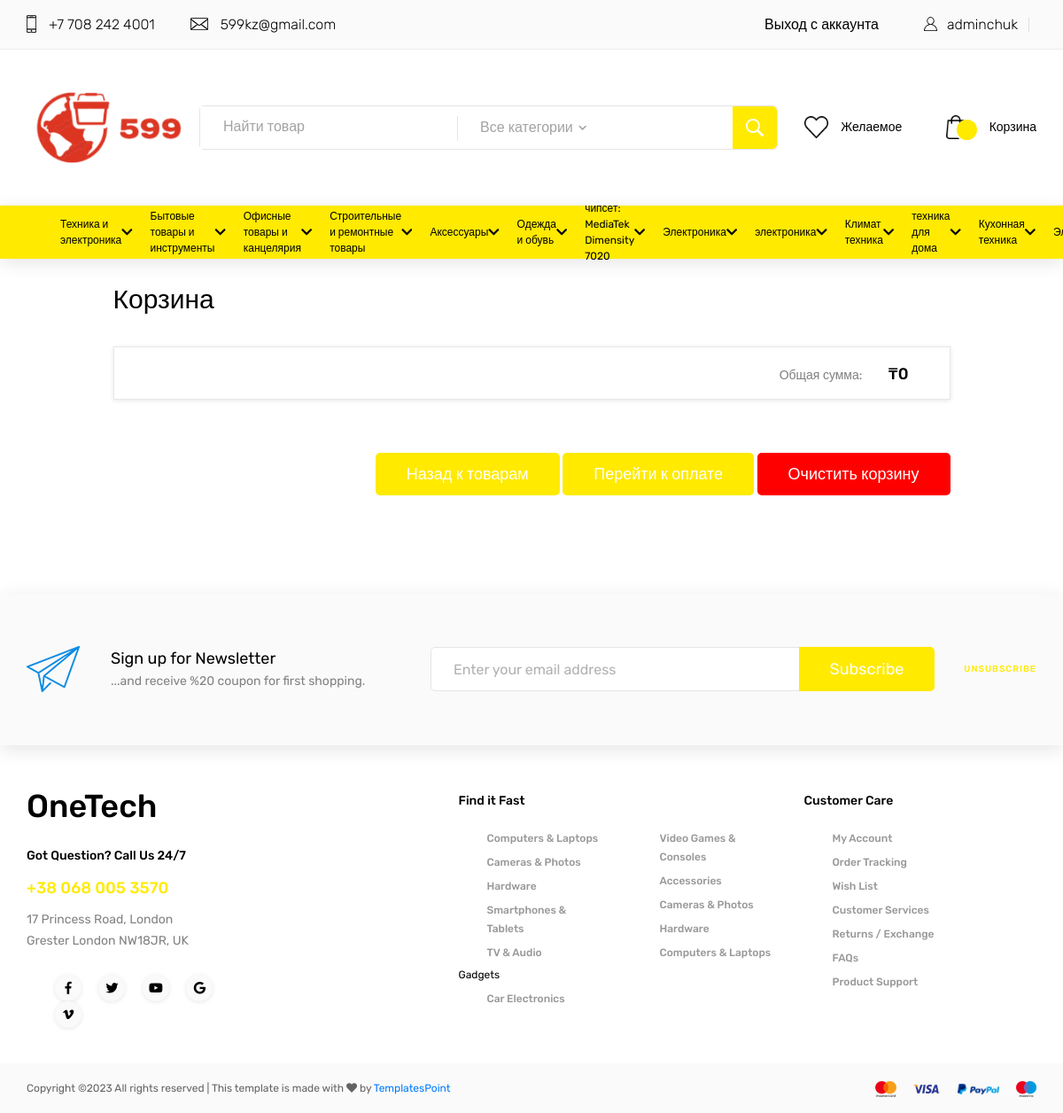
Before: /order-summary/ (signed in) with the older database file.
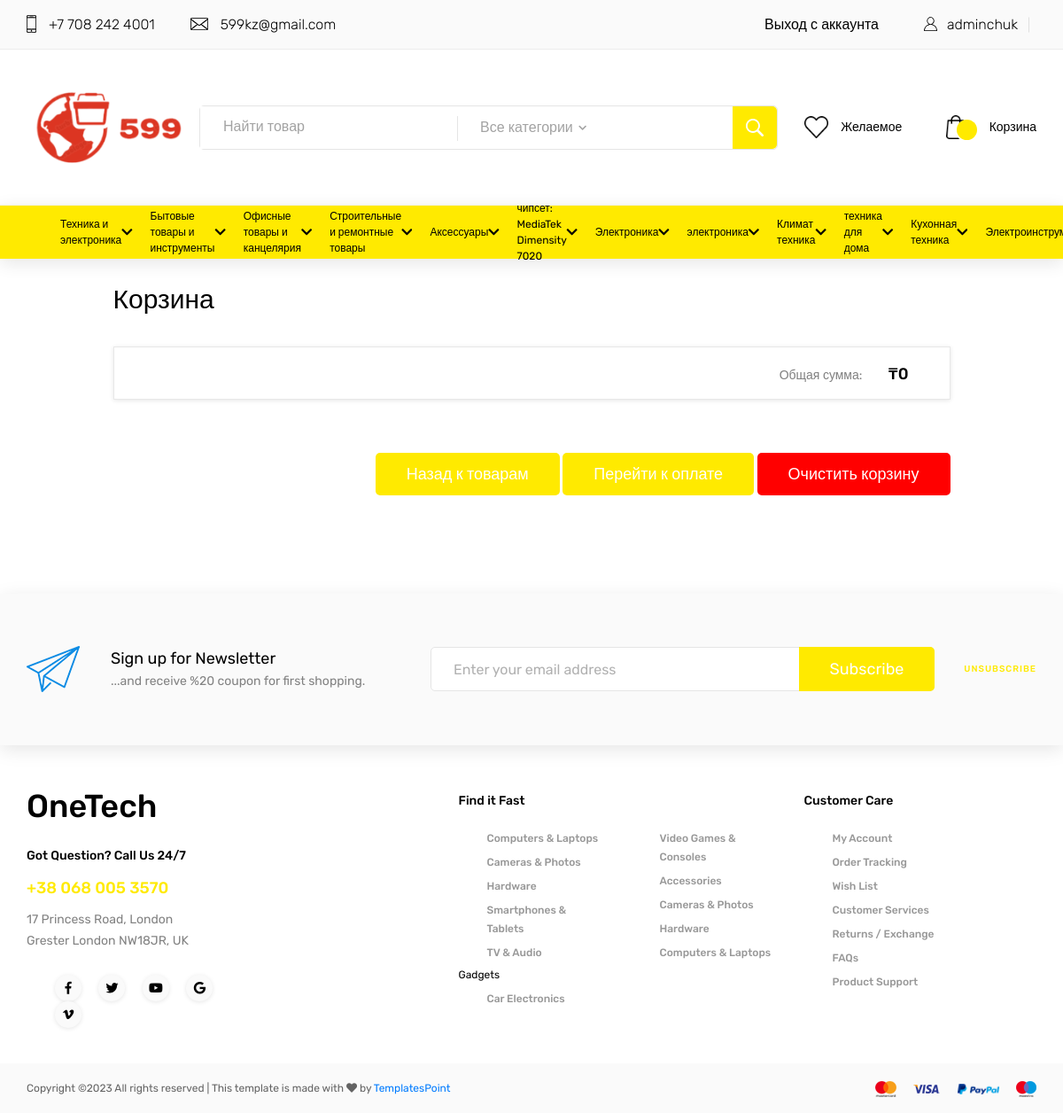
After: the same page with the newer database file.
### core/models.py (models this page shows, shortened)
class Category(models.Model):
    title = models.CharField(max_length=225, null=True)
    subcategories = models.ManyToManyField(SubCategory, default=None)

### core/views.py (the view)
# urls.py: path('order-summary/', order_summary, name='order-summary'),
@login_required
def order_summary(request):
    categories = Category.objects.all()
    try:
        order = Order.objects.filter(user=request.user, payment=False)[0]
    except:
        order = Order.objects.create(user=request.user, payment=False)
    print(request.user)
    context = {
        'order': order,
        'categories': categories,
    }
    return render(request, 'order_summary.html', context)

### core/models.py (called while the page is built)
    def get_total(self):
        total = 0
        for order_item in self.items.all():
            total += order_item.get_final_price()
        return int(total)

### templates/order_summary.html (shortened to what the changed rows need)
{% load static %}
<!DOCTYPE html>
<html lang="en">
<head>
<link href="https://cdnjs.cloudflare.com/ajax/libs/font-awesome/5.10.0/css/all.min.css" rel="stylesheet">
<link href="https://cdn.jsdelivr.net/npm/bootstrap@5.0.2/dist/css/bootstrap.min.css" rel="stylesheet">
<link rel="stylesheet" type="text/css" href="{% static 'styles/bootstrap4/bootstrap.min.css' %}">
<link href="{% static 'plugins/fontawesome-free-5.0.1/css/fontawesome-all.css' %}" rel="stylesheet" type="text/css">
<link rel="stylesheet" type="text/css" href="{% static 'styles/cart_styles.css' %}">
<link rel="stylesheet" type="text/css" href="{% static 'styles/cart_responsive.css' %}">
</head>
<body>
<div class="super_container">
    {% include 'navbar.html' %}
</div>
</body>
</html>

### templates/navbar.html (shortened to what the changed rows need)
	{% load static %}
<head>
<link rel="stylesheet" type="text/css" href="{% static 'styles/bootstrap4/bootstrap.min.css' %}">
<link href="https://cdnjs.cloudflare.com/ajax/libs/font-awesome/5.10.0/css/all.min.css" rel="stylesheet">
<link href="{% static 'plugins/fontawesome-free-5.0.1/css/fontawesome-all.css' %}" rel="stylesheet" type="text/css">
<link rel="stylesheet" type="text/css" href="{% static 'plugins/OwlCarousel2-2.2.1/owl.carousel.css' %}">
<link rel="stylesheet" type="text/css" href="{% static 'plugins/OwlCarousel2-2.2.1/owl.theme.default.css' %}">
<link rel="stylesheet" type="text/css" href="{% static 'plugins/OwlCarousel2-2.2.1/animate.css' %}">
<link rel="stylesheet" type="text/css" href="{% static 'plugins/slick-1.8.0/slick.css'%}">
<link rel="stylesheet" type="text/css" href="{% static 'styles/main_styles.css' %}">
<link rel="stylesheet" type="text/css" href="{% static 'styles/responsive.css' %}">
</head>
<header class="header">
		<nav class="main_nav px-xl-5 px-lg-3 d-none d-lg-block" style="background: #FFEA00">
			<div class=" w-100 m-0 p-0 justify-content-around">
				<div class="row w-100 m-0 p-0 justify-content-around">
					<div class="col w-100 m-0 p-0">
						<div class="main_nav_content w-100 m-0 p-0 d-flex justify-content-between" style="background: #FFEA00">
                            {% for category in categories %}
                            <div class="cat_menu_container d-none d-lg-block d-md-block d-xl-block m-0 p-0">
								<div class="cat_menu_title d-flex flex-row align-items-center justify-content-start">
									<div class="cat_menu_text">{{ category.title }}</div>
                                    <i class="fas fa-chevron-down"></i>
								</div>
							</div>
                            {% endfor %}
						</div>
					</div>
				</div>
			</div>
		</nav>
	</header>

Changed rows visible on the page:
removed Category: title "Одежда и обувь"
